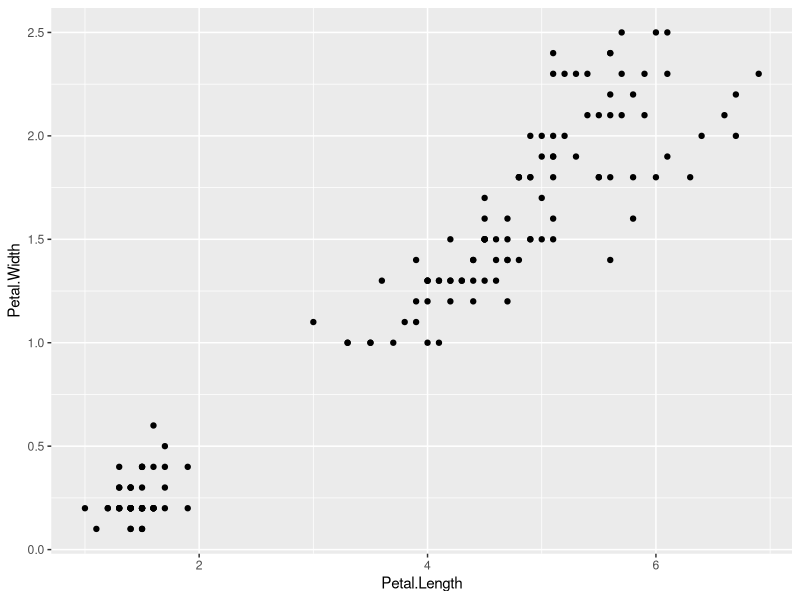
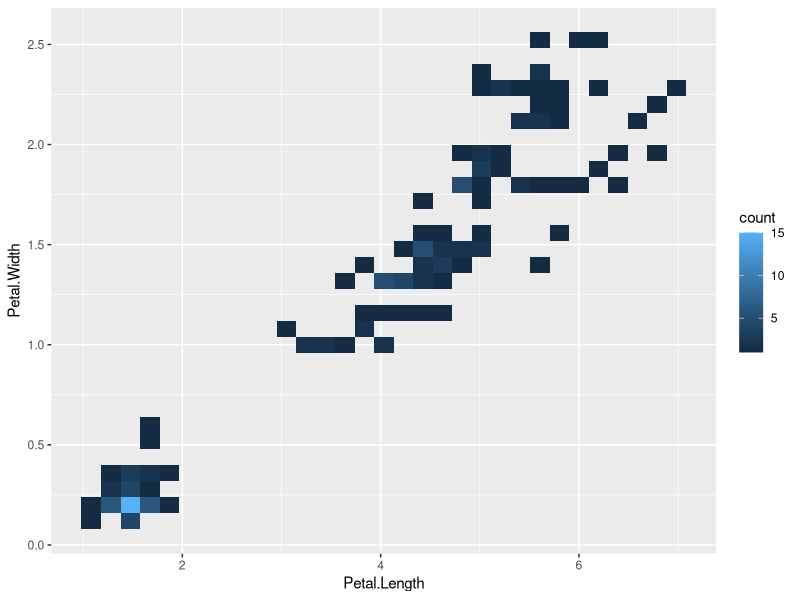

Source code (R) for these figures, in order:
library(tidyverse)

data("iris") # Import Data

ggplot(iris, 
       aes(x = Petal.Length,
           y = Petal.Width)
       ) + geom_point()

ggplot(iris, 
       aes(x = Petal.Length,
           y = Petal.Width)
) + geom_bin2d()
# ctr + A -> ctr (cmd) + Enter 
# ctr + S